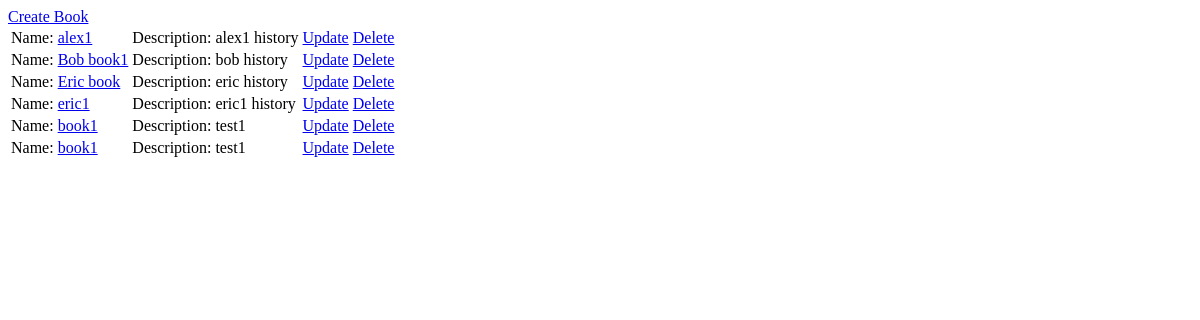
The app's page /store/book_list/, older data.
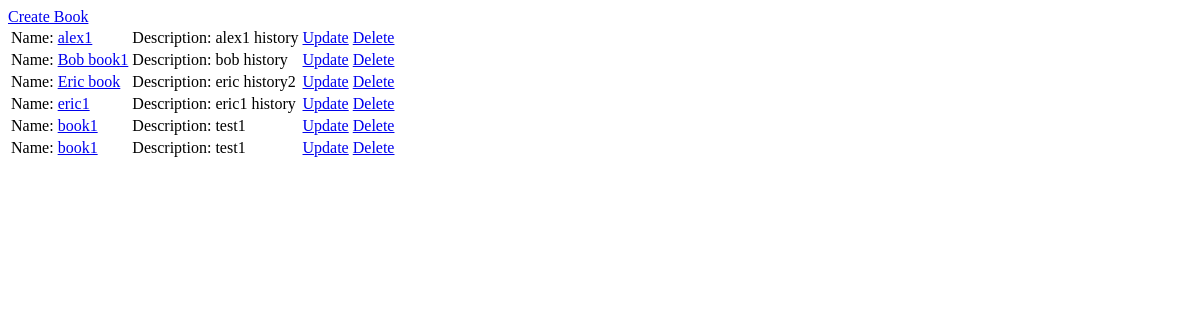
The same page, newer data.
### store/models.py (models this page shows)
class BaseModel(models.Model):
    create_at = models.DateTimeField()
    update_at = models.DateTimeField()
    class Meta:
        abstract = True

class Books(BaseModel):
    name = models.CharField(max_length=255)
    description = models.CharField(max_length=1000)
    price = models.IntegerField()
    class Meta:
        db_table = "books"
    def get_absolute_url(self):
        return reverse_lazy("store:detail_book", kwargs={"pk": self.pk})

### store/views.py (the view)
# urls.py: path('book_list/', BookListView.as_view(), name="book_list"),
class BookListView(ListView):
    model = Books
    template_name = "book_list.html"
    def get_queryset(self):
        queryset = super(BookListView, self).get_queryset()
        if "name" in self.kwargs:
            queryset = queryset.filter(name__startswith=self.kwargs["name"])
        queryset = queryset.order_by("description")
        return queryset

### templates/book_list.html (shortened to what this page needs)
<a href="{% url 'store:add_book' %}">Create Book</a>
<table>
    <tbody>
        {% for object in object_list %}
        <tr>
            <td>Name: <a href="{{ object.get_absolute_url }}">{{ object.name }}</a></td>
            <td>Description: {{ object.description }}</td>
            <td><a href="{% url 'store:edit_book' object.id %}">Update</a></td>
            <td><a href="{% url 'store:delete_book' object.id %}">Delete</a></td>
        </tr>
        {% endfor %}
    </tbody>
</table>

Row changes from the older to the newer data that the page shows:
changed Books "Eric book": description "eric history" → "eric history2"
